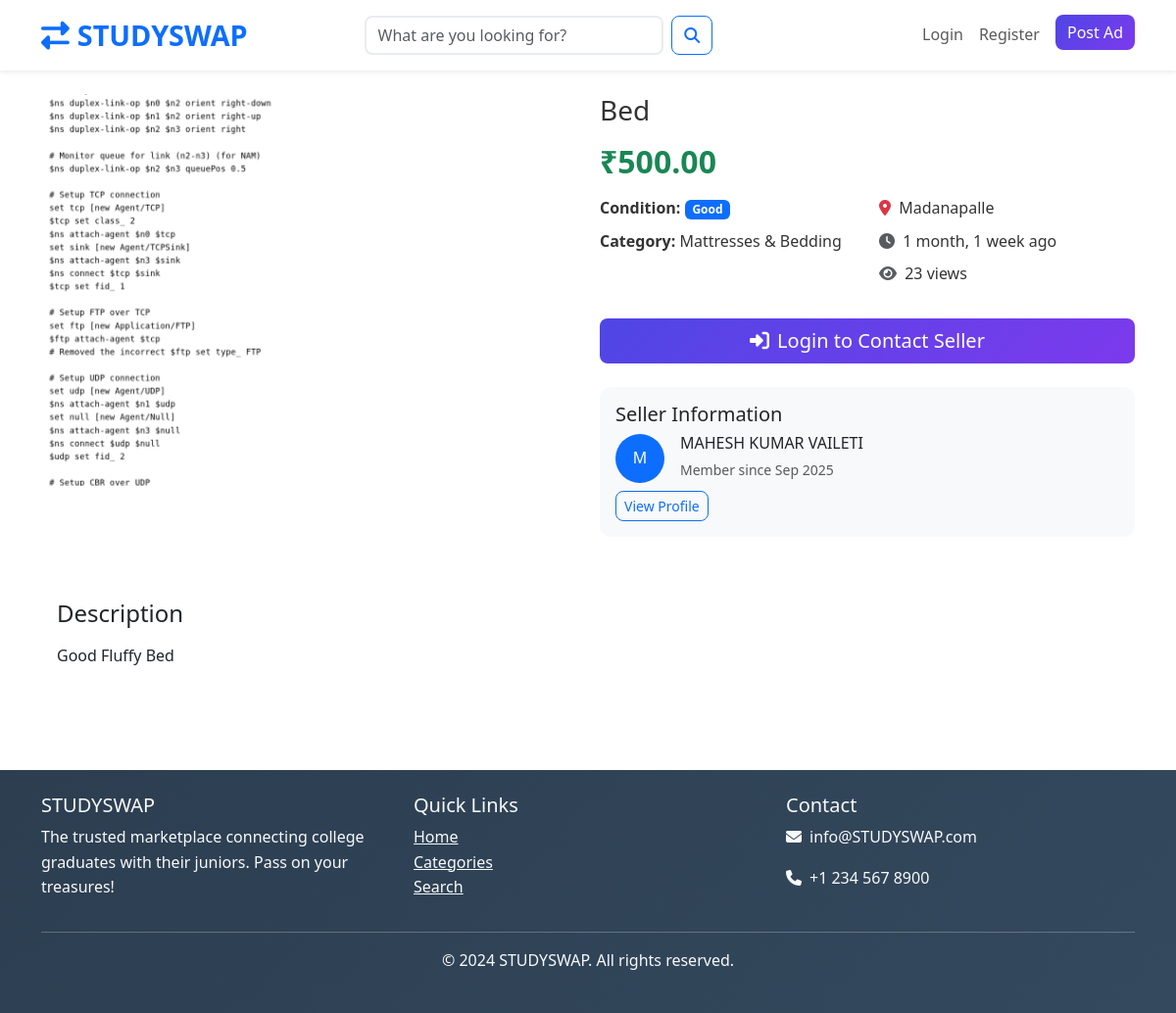
Screenshot of /product/bed/ with the database file from the repository.
### products/models.py (models this page shows, shortened)
class ProductImage(models.Model):
    product = models.ForeignKey(Product, on_delete=models.CASCADE, related_name='images')
    image = models.ImageField(upload_to='products/')
    alt_text = models.CharField(max_length=200, blank=True)
    is_primary = models.BooleanField(default=False)
    created_at = models.DateTimeField(auto_now_add=True)
    class Meta:
        ordering = ['-is_primary', 'created_at']

class Product(models.Model):
    CONDITION_CHOICES = [
        ('new', 'New'),
        ('like_new', 'Like New'),
        ('good', 'Good'),
        ('fair', 'Fair'),
        ('poor', 'Poor'),
    ]
    STATUS_CHOICES = [
        ('active', 'Active'),
        ('sold', 'Sold'),
        ('inactive', 'Inactive'),
    ]
    title = models.CharField(max_length=200)
    slug = models.SlugField(max_length=200, unique=True, blank=True)
    description = models.TextField()
    price = models.DecimalField(max_digits=10, decimal_places=2)
    category = models.ForeignKey(Category, on_delete=models.CASCADE, related_name='products')
    condition = models.CharField(max_length=20, choices=CONDITION_CHOICES, default='good')
    seller = models.ForeignKey(User, on_delete=models.CASCADE, related_name='products')
    status = models.CharField(max_length=20, choices=STATUS_CHOICES, default='active')
    city = models.CharField(max_length=100)
    state = models.CharField(max_length=100, blank=True)
    country = models.CharField(max_length=100, default='India')
    brand = models.CharField(max_length=100, blank=True)
    model = models.CharField(max_length=100, blank=True)
    is_negotiable = models.BooleanField(default=True)
    is_featured = models.BooleanField(default=False)
    created_at = models.DateTimeField(auto_now_add=True)
    updated_at = models.DateTimeField(auto_now=True)
    views_count = models.PositiveIntegerField(default=0)
    class Meta:
        ordering = ['-created_at']
        indexes = [
            models.Index(fields=['-created_at']),
            models.Index(fields=['status']),
            models.Index(fields=['category']),
            models.Index(fields=['city']),
        ]
    def save(self, *args, **kwargs):
        if not self.slug:
            self.slug = slugify(self.title)
        super().save(*args, **kwargs)
    def increment_views(self):
        self.views_count += 1
        self.save(update_fields=['views_count'])

### categories/models.py (models this page shows, shortened)
class Category(models.Model):
    name = models.CharField(max_length=100, unique=True)
    slug = models.SlugField(max_length=100, unique=True)
    description = models.TextField(blank=True)
    image = models.ImageField(upload_to='categories/', blank=True, null=True)
    parent = models.ForeignKey('self', on_delete=models.CASCADE, blank=True, null=True, related_name='subcategories')
    is_active = models.BooleanField(default=True)
    created_at = models.DateTimeField(auto_now_add=True)
    updated_at = models.DateTimeField(auto_now=True)
    class Meta:
        verbose_name_plural = "Categories"
        ordering = ['name']

### accounts/models.py (models this page shows, shortened)
class UserProfile(models.Model):
    GRADUATION_STATUS_CHOICES = [
        ('current', 'Current Student'),
        ('recent', 'Recent Graduate (0-2 years)'),
        ('alumni', 'Alumni (2+ years)'),
    ]
    user = models.OneToOneField(User, on_delete=models.CASCADE, related_name='profile')
    phone = models.CharField(max_length=15, blank=True)
    address = models.TextField(blank=True)
    city = models.CharField(max_length=100, blank=True)
    state = models.CharField(max_length=100, blank=True)
    country = models.CharField(max_length=100, blank=True)
    postal_code = models.CharField(max_length=10, blank=True)
    profile_image = models.ImageField(upload_to='profiles/', blank=True, null=True)
    date_of_birth = models.DateField(blank=True, null=True)
    is_verified = models.BooleanField(default=False)
    college_name = models.CharField(max_length=200, blank=True, help_text="Name of your college/university")
    graduation_year = models.PositiveIntegerField(blank=True, null=True, help_text="Year of graduation")
    course = models.CharField(max_length=100, blank=True, help_text="Your course/degree (e.g., B.Tech CSE, MBA, etc.)")
    graduation_status = models.CharField(max_length=20, choices=GRADUATION_STATUS_CHOICES, default='current')
    created_at = models.DateTimeField(auto_now_add=True)
    updated_at = models.DateTimeField(auto_now=True)
    @property
    def full_name(self):
        return f"{self.user.first_name} {self.user.last_name}".strip() or self.user.username

### products/views.py (the view)
# urls.py: path('product/<slug:slug>/', views.ProductDetailView.as_view(), name='product_detail'),
class ProductDetailView(DetailView):
    model = Product
    template_name = 'products/product_detail.html'
    context_object_name = 'product'
    def get_object(self):
        product = get_object_or_404(Product, slug=self.kwargs['slug'])
        product.increment_views()
        return product
    def get_context_data(self, **kwargs):
        context = super().get_context_data(**kwargs)
        product = self.get_object()
        context['related_products'] = Product.objects.filter(
            category=product.category,
            status='active'
        ).exclude(id=product.id).order_by('-created_at')[:6]
        if self.request.user.is_authenticated:
            context['in_wishlist'] = Wishlist.objects.filter(
                user=self.request.user, product=product
            ).exists()
        context['contact_form'] = ContactSellerForm()
        return context

### products/forms.py
class ContactSellerForm(forms.ModelForm):
    class Meta:
        model = Contact
        fields = ['message', 'buyer_phone', 'buyer_email']
        widgets = {
            'message': forms.Textarea(attrs={
                'rows': 4,
                'placeholder': 'Write your message to the seller...',
                'class': 'form-control'
            }),
            'buyer_phone': forms.TextInput(attrs={
                'placeholder': 'Your phone number',
                'class': 'form-control'
            }),
            'buyer_email': forms.EmailInput(attrs={
                'placeholder': 'Your email address',
                'class': 'form-control'
            })
        }
    def __init__(self, *args, **kwargs):
        user = kwargs.pop('user', None)
        super().__init__(*args, **kwargs)
        if user:
            self.fields['buyer_email'].initial = user.email
            if hasattr(user, 'profile') and user.profile.phone:
                self.fields['buyer_phone'].initial = user.profile.phone

### templates/products/product_detail.html (shortened to what this page needs)
{% extends 'base.html' %}
{% load static %}
{% load crispy_forms_tags %}
{% block content %}
<div class="container py-4">
    <div class="row">
        <div class="col-lg-6 mb-4">
            {% if product.images.all %}
                <div id="productCarousel" class="carousel slide" data-bs-ride="carousel">
                    <div class="carousel-inner rounded">
                        {% for image in product.images.all %}
                            <div class="carousel-item {% if forloop.first %}active{% endif %}">
                                <img src="{{ image.image.url }}" class="d-block w-100"
                                     alt="{{ product.title }}" style="height: 400px; object-fit: cover;">
                            </div>
                        {% endfor %}
                    </div>
                </div>
            {% else %}
                <div class="bg-light rounded d-flex align-items-center justify-content-center" style="height: 400px;">
                    <i class="fas fa-image text-muted" style="font-size: 5rem;"></i>
                </div>
            {% endif %}
        </div>
        <div class="col-lg-6">
            <div class="sticky-top" style="top: 100px;">
                <h1 class="h3 mb-3">{{ product.title }}</h1>
                <div class="d-flex align-items-center mb-3">
                    <h2 class="text-success fw-bold mb-0 me-3">₹{{ product.price }}</h2>
                </div>
                <div class="row mb-4">
                    <div class="col-sm-6">
                        <p class="mb-2"><strong>Condition:</strong>
                            <span class="badge bg-primary">{{ product.get_condition_display }}</span>
                        </p>
                        <p class="mb-2"><strong>Category:</strong> {{ product.category.name }}</p>
                    </div>
                    <div class="col-sm-6">
                        <p class="mb-2">
                            <i class="fas fa-map-marker-alt text-danger me-1"></i>
                            {{ product.city }}{% if product.state %}, {{ product.state }}{% endif %}
                        </p>
                        <p class="mb-2">
                            <i class="fas fa-clock text-muted me-1"></i>
                            {{ product.created_at|timesince }} ago
                        </p>
                        <p class="mb-2">
                            <i class="fas fa-eye text-muted me-1"></i>
                            {{ product.views_count }} views
                        </p>
                    </div>
                </div>
                <div class="d-grid gap-2 mb-4">
                    {% if user.is_authenticated %}
                        {% if user != product.seller %}
                            <a href="{% url 'chat:start_conversation' product.id %}" class="btn btn-success btn-lg">
                                <i class="fas fa-comment-dots me-2"></i>Chat with Seller
                            </a>
                            <button class="btn btn-primary btn-lg" data-bs-toggle="modal" data-bs-target="#contactModal">
                                <i class="fas fa-envelope me-2"></i>Contact Seller
                            </button>
                            {% if in_wishlist %}
                                <form method="post" action="{% url 'products:remove_from_wishlist' product.id %}">
                                    {% csrf_token %}
                                    <button class="btn btn-outline-danger">
                                        <i class="fas fa-heart me-2"></i>Remove from Wishlist
                                    </button>
                                </form>
                            {% else %}
                                <form method="post" action="{% url 'products:add_to_wishlist' product.id %}">
                                    {% csrf_token %}
                                    <button class="btn btn-outline-primary">
                                        <i class="far fa-heart me-2"></i>Add to Wishlist
                                    </button>
                                </form>
                            {% endif %}
                        {% else %}
                            <a href="{% url 'products:product_edit' product.slug %}" class="btn btn-warning">
                                <i class="fas fa-edit me-2"></i>Edit Product
                            </a>
                        {% endif %}
                    {% else %}
                        <a href="{% url 'accounts:login' %}" class="btn btn-primary btn-lg">
                            <i class="fas fa-sign-in-alt me-2"></i>Login to Contact Seller
                        </a>
                    {% endif %}
                </div>
                <div class="card border-0 bg-light">
                    <div class="card-body">
                        <h5 class="card-title">Seller Information</h5>
                        <div class="d-flex align-items-center">
                            {% if product.seller.profile.profile_image %}
                                <img src="{{ product.seller.profile.profile_image.url }}"
                                     class="rounded-circle me-3" width="50" height="50">
                            {% else %}
                                <div class="bg-primary text-white rounded-circle d-flex align-items-center justify-content-center me-3"
                                     style="width: 50px; height: 50px;">
                                    {{ product.seller.first_name|first|default:product.seller.username|first }}
                                </div>
                            {% endif %}
                            <div>
                                <h6 class="mb-1">{{ product.seller.profile.full_name }}</h6>
                                <small class="text-muted">Member since {{ product.seller.date_joined|date:"M Y" }}</small>
                            </div>
                        </div>
                        <a href="{% url 'accounts:public_profile' product.seller.username %}"
                           class="btn btn-sm btn-outline-primary mt-2">
                            View Profile
                        </a>
                    </div>
                </div>
            </div>
        </div>
    </div>
    <div class="row mt-5">
        <div class="col-12">
            <div class="card border-0">
                <div class="card-body">
                    <h4 class="card-title">Description</h4>
                    <p class="card-text">{{ product.description|linebreaks }}</p>
                </div>
            </div>
        </div>
    </div>
</div>
{% endblock %}

### static/css/style.css (style rules this page uses)
body { font-family: "Segoe UI", Tahoma, Geneva, Verdana, sans-serif; line-height: 1.6; color: #333; }
.card { transition: all 0.3s ease; border-radius: 12px; }
.btn { border-radius: 8px; font-weight: 500; transition: all 0.3s ease; }
.btn-primary { background: linear-gradient(135deg, #4f46e5 0%, #7c3aed 100%); border: none; }

### rows the page displays
ProductImage: image (picture)
Product: title "Bed", price "500.00", condition "Good", category.name "Mattresses & Bedding", city "Madanapalle", created_at "1 month, 1 week", views_count "23", seller.first_name|first "M", seller.profile.full_name "MAHESH KUMAR VAILETI", seller.date_joined "Sep 2025", description "Good Fluffy Bed"
